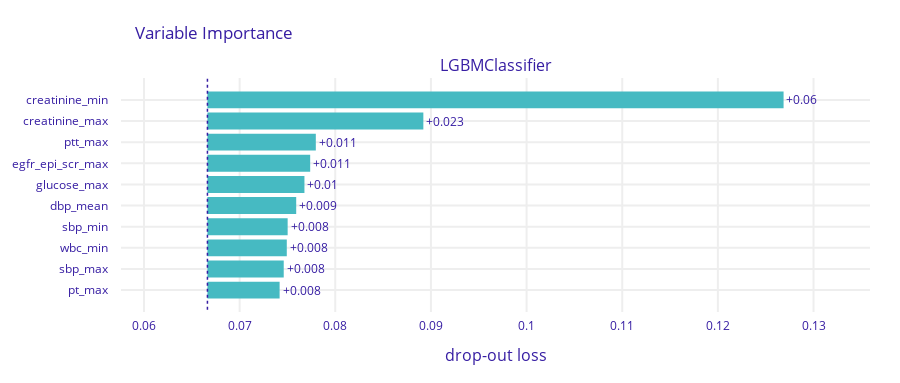

Notebook cell for this chart:
### Code cell
exp.model_parts().plot()

### Figure 1 — Plotly figure (JSON) as saved in the notebook; plotly's stock layout.template omitted (floating-point values rounded to 4 significant figures)
{"data": [{"base": 0.06664, "hoverinfo": "text", "hoverlabel": {"bgcolor": "rgba(0,0,0,0.8)"}, "hovertext": ["Model: LGBMClassifier loss after<br>variable: creatinine_min is permuted: 0.127<br>Drop-out loss change: +0.06", "Model: LGBMClassifier loss after<br>variable: creatinine_max is permuted: 0.089<br>Drop-out loss change: +0.023", "Model: LGBMClassifier loss after<br>variable: ptt_max is permuted: 0.078<br>Drop-out loss change: +0.011", "Model: LGBMClassifier loss after<br>variable: egfr_epi_scr_max is permuted: 0.077<br>Drop-out loss change: +0.011", "Model: LGBMClassifier loss after<br>variable: glucose_max is permuted: 0.077<br>Drop-out loss change: +0.01", "Model: LGBMClassifier loss after<br>variable: dbp_mean is permuted: 0.076<br>Drop-out loss change: +0.009", "Model: LGBMClassifier loss after<br>variable: sbp_min is permuted: 0.075<br>Drop-out loss change: +0.008", "Model: LGBMClassifier loss after<br>variable: wbc_min is permuted: 0.075<br>Drop-out loss change: +0.008", "Model: LGBMClassifier loss after<br>variable: sbp_max is permuted: 0.075<br>Drop-out loss change: +0.008", "Model: LGBMClassifier loss after<br>variable: pt_max is permuted: 0.074<br>Drop-out loss change: +0.008"], "marker": {"color": "#46bac2"}, "orientation": "h", "showlegend": false, "text": ["+0.06", "+0.023", "+0.011", "+0.011", "+0.01", "+0.009", "+0.008", "+0.008", "+0.008", "+0.008"], "textposition": "outside", "type": "bar", "x": [0.06023, 0.02257, 0.01133, 0.01074, 0.01014, 0.00928, 0.008385, 0.008296, 0.007976, 0.007545], "xaxis": "x", "y": ["creatinine_min", "creatinine_max", "ptt_max", "egfr_epi_scr_max", "glucose_max", "dbp_mean", "sbp_min", "wbc_min", "sbp_max", "pt_max"], "yaxis": "y"}], "layout": {"annotations": [{"font": {"size": 16}, "showarrow": false, "text": "LGBMClassifier", "x": 0.5, "xanchor": "center", "xref": "paper", "y": 1, "yanchor": "bottom", "yref": "paper"}, {"font": {"size": 16}, "showarrow": false, "text": "drop-out loss", "x": 0.5, "xanchor": "center", "xref": "paper", "y": 0, "yanchor": "top", "yref": "paper", "yshift": -30}], "font": {"color": "#371ea3"}, "height": 383, "margin": {"b": 71, "r": 30, "t": 78}, "shapes": [{"line": {"color": "#371ea3", "dash": "dot", "width": 1.5}, "type": "line", "x0": 0.06664, "x1": 0.06664, "xref": "x", "y0": -1, "y1": 10, "yref": "y"}], "title": {"text": "Variable Importance", "x": 0.15}, "xaxis": {"anchor": "y", "automargin": true, "domain": [0, 1], "fixedrange": true, "gridwidth": 2, "range": [0.0576, 0.1359], "tickcolor": "white", "ticklen": 3, "ticks": "outside", "type": "linear", "zeroline": false}, "yaxis": {"anchor": "x", "automargin": true, "autorange": "reversed", "domain": [0, 1], "fixedrange": true, "gridwidth": 2, "tickcolor": "white", "ticklen": 10, "ticks": "outside", "type": "category"}}}
